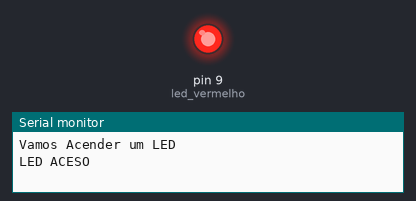
This sketch was run on a simulated Arduino Uno, built with avr-gcc and run on an emulated ATmega328P. Shown: output pins drawn as LEDs (lit = HIGH), the last lines printed to the serial monitor.

Above: at 1.0 s.
At 3.0 s:
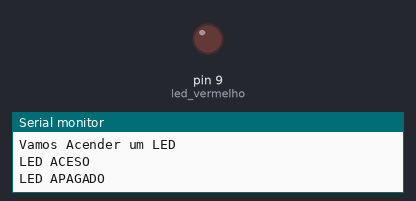
Timing chart, 0 to 5.2 s (numbered marks = the images above):
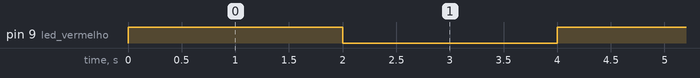

Measured:
- by itself, pin 9 (led_vermelho): alternates HIGH for 2.0 s and LOW for 2.0 s

The sketch:

Exemplo-4-Monitor-Serial.ino
```cpp
/*
 Monitor Serial
 Programa aonde exibimos mensagem no monitor serial
*/


int led_vermelho = 9;
String comando = "Vamos Acender um LED";

void setup() {
  pinMode(led_vermelho, OUTPUT);
  // abre a porta serial a 9600 bps:
  Serial.begin(9600);
  Serial.println(comando);
}

void loop() {
  digitalWrite(led_vermelho, 1);
  Serial.println("LED ACESO");
  delay(2000);
  digitalWrite(led_vermelho, 0);
  Serial.println("LED APAGADO");
  delay(2000);
}
```
